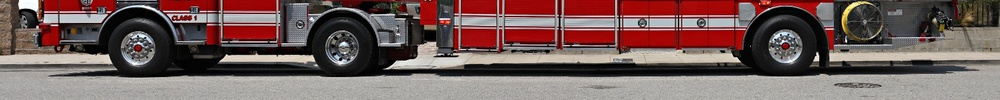
#> input picture truck.jpg, 1000 x 100 px, shrunk from 1577 x 157 before the run
$ python truck_image.py
#> lines starting #> are read from the running program, lines starting #| are printed output that depends on the picture
import cv2
import numpy as np

img = cv2.imread('truck.jpg', 0)
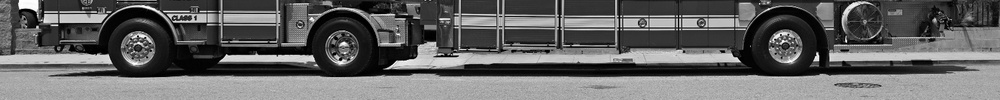
#> img: shape (100, 1000); min 0, max 255, mean 100.5
output = img.copy()
img = cv2.medianBlur(img, 5)  # first parameter is image itself, second is kernel size / key size.
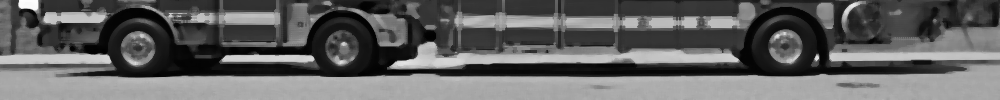
#> img: shape (100, 1000); min 1, max 255, mean 99.1
cimg = cv2.cvtColor(img, cv2.COLOR_GRAY2BGR)  # In this two parameters first is source and second is method.

"""
parameters like image, method, dp, minDist, circles, param1, param2,minradius, maxradius
"""
circles = cv2.HoughCircles(img, cv2.HOUGH_GRADIENT, 1.1, 220,
                           param1=240,
                           param2=60,
                           minRadius=7,
                           maxRadius=250)
#> circles = [[341.6, 44.55, 34.94]]

circles = np.uint16(np.around(circles))
#> circles = [[342, 45, 35]]
for i in circles[0, :]:
    cv2.circle(cimg, (i[0], i[1]), i[2], (255, 0, 0), 2)
    cv2.circle(cimg, (i[0], i[1]), 2, (0, 0, 255), 2)
#> this loop made 1 pass
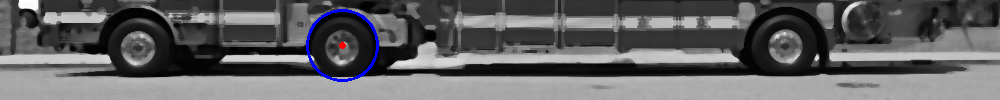
#> cimg: shape (100, 1000, 3); mean B, G, R 100.3, 98.6, 98.7

cv2.imshow('circles', cimg)
# cv2.imshow('img cicle', output)
cv2.waitKey(0)
cv2.destroyAllWindows()
